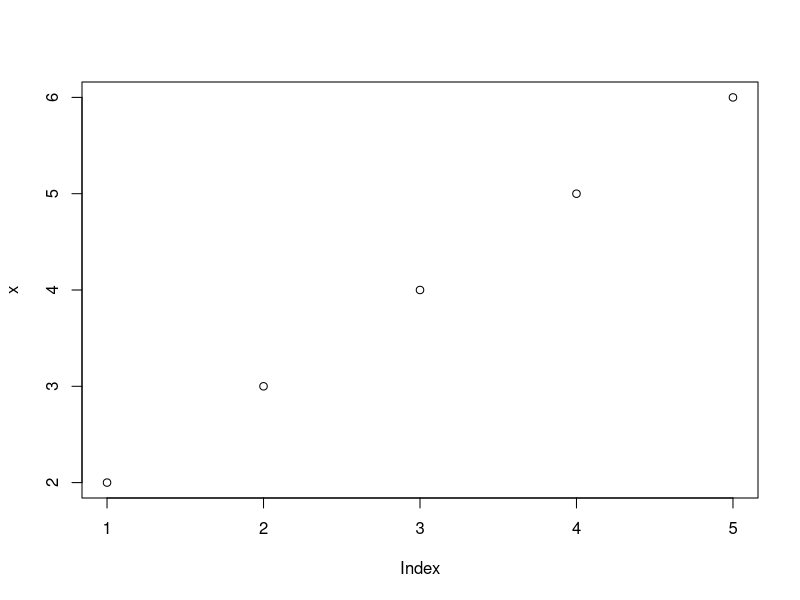

This chart was generated by the following R code: (Note: this script raises an error after producing the figure.)
# Assign objects
x <- 1:5
x
y <- x
y
x <- y + 1

# Functions
mean(x, na.rm =TRUE)
mean
plot(x)

# Vectors
num   <- c(1, 10, 25, 1000)
char  <- c("cat", "dog", "cow", "cat")
log   <- c(TRUE, FALSE, FALSE, TRUE)

c(num, char)
num * 2
log * 2
num * log

# factors
as.factor(char)
dput(as.factor(char))
as.numeric(as.factor(char))

# Recoding factors
library(forcats)
fact      <- as_factor(char)
fct_recode(fact, cow = "dog", "Chickens and hens" = "cat")

# Matrixes
M <- matrix(1:12, ncol = 4)
M
M + 10

rbind(M, char)

cbind(M, log)

# Data.frames
d <- data.frame(num, char, log)
d
d + 1

# Lists
L <- list(char, num, M, data = d)
L

c(L, fct_recode)

# Subsetting vectors
char
char[1]
char[2:3]
log
which(log)
char[log]

# Subsetting data.frames - rows
d
d[1,]
d[c(1,3),]

# Subsetting data.frames - columns
d
d[, 2]
d[, -1]

# Subsetting data.frames - names
d
d$num
d[, c("log", "char")]

# Pipes
1:5 %>% sum()

1:4 %>% cbind(d, .)


